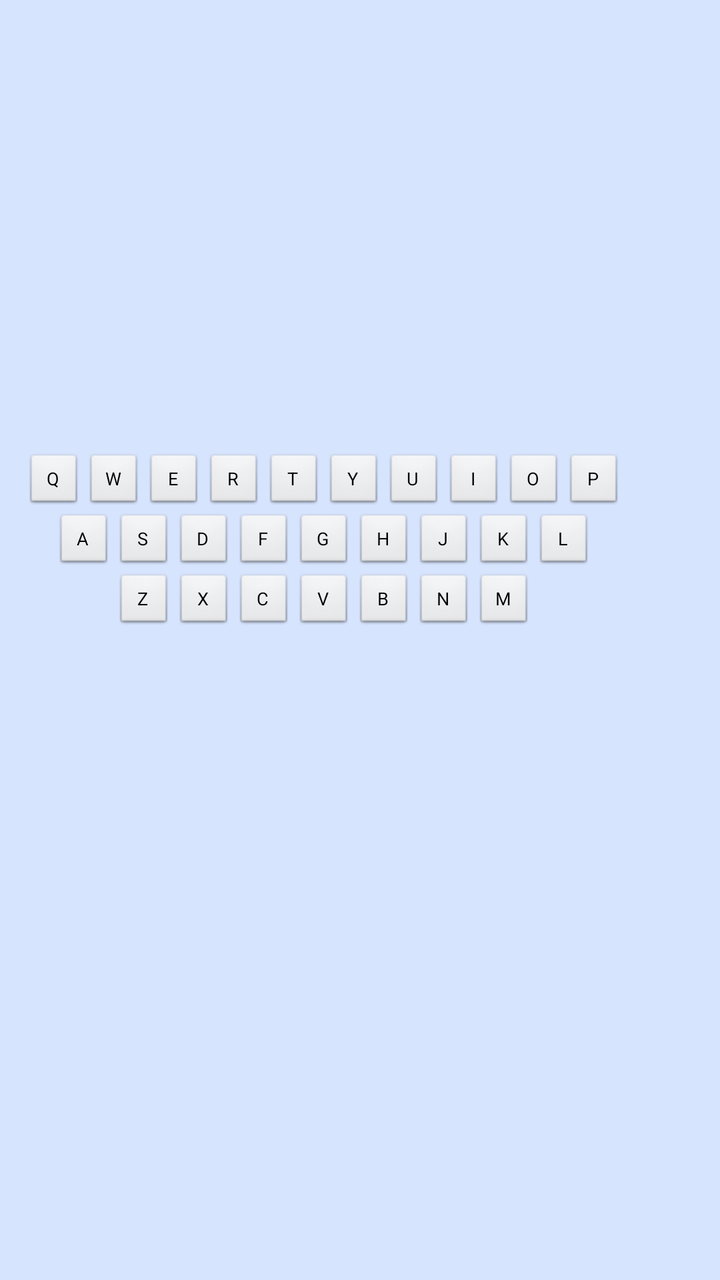
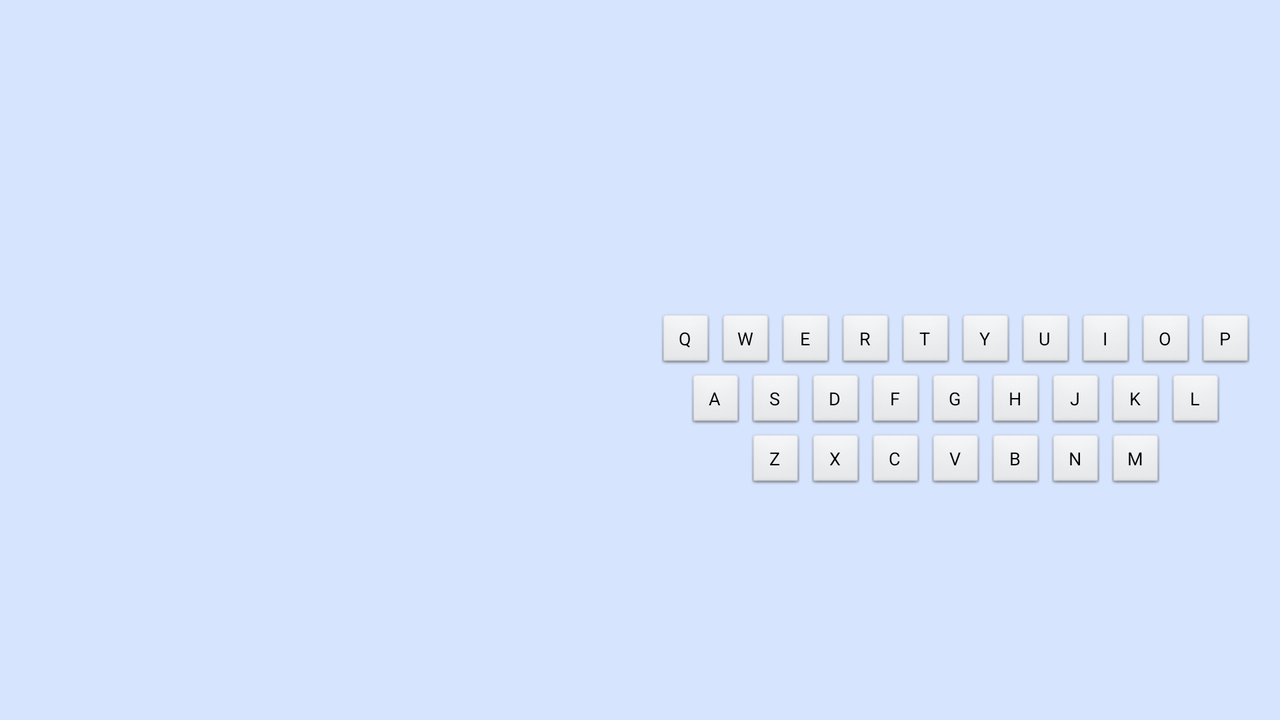

Two renders of one Android screen. The first uses the default layout on a phone; the second uses the alternative layout the repository ships for a different screen configuration, on a matching device. The two XML files are below.
<!-- AndroidManifest.xml: application theme AppTheme -->
<!-- res/layout/hangman_layout.xml -->
<?xml version="1.0" encoding="utf-8"?>
<RelativeLayout xmlns:android="http://schemas.android.com/apk/res/android"
    xmlns:tools="http://schemas.android.com/tools"
    android:layout_width="match_parent"
    android:layout_height="match_parent"
    android:paddingBottom="@dimen/activity_vertical_margin"
    android:paddingLeft="@dimen/activity_horizontal_margin"
    android:paddingRight="@dimen/activity_horizontal_margin"
    android:paddingTop="@dimen/activity_vertical_margin"
    tools:context=".Main_Falling"
    android:background="#D7E4FD" 
     >

    <TextView
        android:id="@+id/scripture_hangman"
        android:layout_width="match_parent"
        android:layout_height="90dp"
        android:layout_centerHorizontal="true"
        android:paddingTop="8dp"
        android:textIsSelectable="true"
        />
    
     <TextView
        android:id="@+id/word_hang_man"
        android:layout_width="wrap_content"
        android:layout_height="wrap_content"
        android:layout_alignLeft="@+id/keyboard_hangman"
        android:layout_below="@+id/scripture_hangman"
        android:layout_marginTop="20dp"
        android:paddingTop="10dp"
        android:textSize="30sp" />   
    
    <TableLayout
        android:id="@+id/keyboard_hangman"
        android:layout_width="wrap_content"
        android:layout_height="wrap_content"
        android:layout_below="@+id/word_hang_man"
        android:layout_marginTop="50dp" >

        <TableRow android:gravity="center_horizontal" >

            <Button
                android:id="@+id/q"
                android:layout_width="@dimen/letter_choice"
                android:layout_height="@dimen/letter_choice"
                android:text="Q"
                android:textSize="@dimen/letter_choice_size" />

            <Button
                android:id="@+id/w"
                android:layout_width="@dimen/letter_choice"
                android:layout_height="@dimen/letter_choice"
                android:text="W"
                android:textSize="@dimen/letter_choice_size" />

            <Button
                android:id="@+id/e"
                android:layout_width="@dimen/letter_choice"
                android:layout_height="@dimen/letter_choice"
                android:text="E"
                android:textSize="@dimen/letter_choice_size" />

            <Button
                android:id="@+id/r"
                android:layout_width="@dimen/letter_choice"
                android:layout_height="@dimen/letter_choice"
                android:text="R"
                android:textSize="@dimen/letter_choice_size" />

            <Button
                android:id="@+id/t"
                android:layout_width="@dimen/letter_choice"
                android:layout_height="@dimen/letter_choice"
                android:text="T"
                android:textSize="@dimen/letter_choice_size" />

            <Button
                android:id="@+id/y"
                android:layout_width="@dimen/letter_choice"
                android:layout_height="@dimen/letter_choice"
                android:text="Y"
                android:textSize="@dimen/letter_choice_size" />

            <Button
                android:id="@+id/u"
                android:layout_width="@dimen/letter_choice"
                android:layout_height="@dimen/letter_choice"
                android:text="U"
                android:textSize="@dimen/letter_choice_size" />

            <Button
                android:id="@+id/i"
                android:layout_width="@dimen/letter_choice"
                android:layout_height="@dimen/letter_choice"
                android:text="I"
                android:textSize="@dimen/letter_choice_size" />

            <Button
                android:id="@+id/o"
                android:layout_width="@dimen/letter_choice"
                android:layout_height="@dimen/letter_choice"
                android:text="O"
                android:textSize="@dimen/letter_choice_size" />

            <Button
                android:id="@+id/p"
                android:layout_width="@dimen/letter_choice"
                android:layout_height="@dimen/letter_choice"
                android:text="P"
                android:textSize="@dimen/letter_choice_size" />
        </TableRow>

        <TableRow android:gravity="center_horizontal" >

            <Button
                android:id="@+id/a"
                android:layout_width="@dimen/letter_choice"
                android:layout_height="@dimen/letter_choice"
                android:text="A"
                android:textSize="@dimen/letter_choice_size" />

            <Button
                android:id="@+id/s"
                android:layout_width="@dimen/letter_choice"
                android:layout_height="@dimen/letter_choice"
                android:text="S"
                android:textSize="@dimen/letter_choice_size" />

            <Button
                android:id="@+id/d"
                android:layout_width="@dimen/letter_choice"
                android:layout_height="@dimen/letter_choice"
                android:text="D"
                android:textSize="@dimen/letter_choice_size" />

            <Button
                android:id="@+id/f"
                android:layout_width="@dimen/letter_choice"
                android:layout_height="@dimen/letter_choice"
                android:text="F"
                android:textSize="@dimen/letter_choice_size" />

            <Button
                android:id="@+id/g"
                android:layout_width="@dimen/letter_choice"
                android:layout_height="@dimen/letter_choice"
                android:text="G"
                android:textSize="@dimen/letter_choice_size" />

            <Button
                android:id="@+id/h"
                android:layout_width="@dimen/letter_choice"
                android:layout_height="@dimen/letter_choice"
                android:text="H"
                android:textSize="@dimen/letter_choice_size" />

            <Button
                android:id="@+id/j"
                android:layout_width="@dimen/letter_choice"
                android:layout_height="@dimen/letter_choice"
                android:text="J"
                android:textSize="@dimen/letter_choice_size" />

            <Button
                android:id="@+id/k"
                android:layout_width="@dimen/letter_choice"
                android:layout_height="@dimen/letter_choice"
                android:text="K"
                android:textSize="@dimen/letter_choice_size" />

            <Button
                android:id="@+id/l"
                android:layout_width="@dimen/letter_choice"
                android:layout_height="@dimen/letter_choice"
                android:text="L"
                android:textSize="@dimen/letter_choice_size" />

            
        </TableRow>
        
        <TableRow android:gravity="center_horizontal" >

            <Button
                android:id="@+id/z"
                android:layout_width="@dimen/letter_choice"
                android:layout_height="@dimen/letter_choice"
                android:text="Z"
                android:textSize="@dimen/letter_choice_size" />

            <Button
                android:id="@+id/x"
                android:layout_width="@dimen/letter_choice"
                android:layout_height="@dimen/letter_choice"
                android:text="X"
                android:textSize="@dimen/letter_choice_size" />

            <Button
                android:id="@+id/c"
                android:layout_width="@dimen/letter_choice"
                android:layout_height="@dimen/letter_choice"
                android:text="C"
                android:textSize="@dimen/letter_choice_size" />

            <Button
                android:id="@+id/v"
                android:layout_width="@dimen/letter_choice"
                android:layout_height="@dimen/letter_choice"
                android:text="V"
                android:textSize="@dimen/letter_choice_size" />

            <Button
                android:id="@+id/b"
                android:layout_width="@dimen/letter_choice"
                android:layout_height="@dimen/letter_choice"
                android:text="B"
                android:textSize="@dimen/letter_choice_size" />

            <Button
                android:id="@+id/n"
                android:layout_width="@dimen/letter_choice"
                android:layout_height="@dimen/letter_choice"
                android:text="N"
                android:textSize="@dimen/letter_choice_size" />

            <Button
                android:id="@+id/m"
                android:layout_width="@dimen/letter_choice"
                android:layout_height="@dimen/letter_choice"
                android:text="M"
                android:textSize="@dimen/letter_choice_size" />

        </TableRow>
    </TableLayout>

    <TextView
        android:id="@+id/status"
        android:layout_width="wrap_content"
        android:layout_height="wrap_content"
        android:layout_below="@+id/countValue"
        android:layout_centerHorizontal="true"
        android:paddingTop="10dp"
        android:textSize="30sp" />


    
    <TextView
        android:id="@+id/countValue"
        android:layout_below="@+id/keyboard_hangman"
        android:layout_width="wrap_content"
        android:layout_height="wrap_content"
        android:layout_marginRight="3dp"
        android:layout_centerHorizontal="true"
        android:textSize="12sp" />
    <TextView
        android:id="@+id/countValue2"
        android:layout_below="@+id/keyboard_hangman"
        android:layout_toRightOf="@+id/countValue"
        android:layout_width="wrap_content"
        android:layout_height="wrap_content"
        android:layout_marginRight="22dp"
        android:layout_centerHorizontal="true"
        android:textSize="12sp" />    

    <ImageView
        android:id="@+id/hangmanView00"
        android:layout_width="100dp"
        android:layout_height="100dp"
        android:layout_alignRight="@+id/keyboard_hangman"
        android:layout_below="@+id/scripture_hangman" />
    
    <ImageView
        android:id="@+id/hangmanView01"
        android:layout_width="100dp"
        android:layout_height="100dp"
        android:layout_alignRight="@+id/keyboard_hangman"
        android:layout_below="@+id/scripture_hangman" />
    
    <ImageView
        android:id="@+id/hangmanView02"
        android:layout_width="100dp"
        android:layout_height="100dp"
        android:layout_alignRight="@+id/keyboard_hangman"
        android:layout_below="@+id/scripture_hangman" />
    
    <ImageView
        android:id="@+id/hangmanView03"
        android:layout_width="100dp"
        android:layout_height="100dp"
        android:layout_alignRight="@+id/keyboard_hangman"
        android:layout_below="@+id/scripture_hangman" />
    
    <ImageView
        android:id="@+id/hangmanView04"
        android:layout_width="100dp"
        android:layout_height="100dp"
        android:layout_alignRight="@+id/keyboard_hangman"
        android:layout_below="@+id/scripture_hangman" />
    
    <ImageView
        android:id="@+id/hangmanView05"
        android:layout_width="100dp"
        android:layout_height="100dp"
        android:layout_alignRight="@+id/keyboard_hangman"
        android:layout_below="@+id/scripture_hangman" />
    
    <ImageView
        android:id="@+id/hangmanView06"
        android:layout_width="100dp"
        android:layout_height="100dp"
        android:layout_alignRight="@+id/keyboard_hangman"
        android:layout_below="@+id/scripture_hangman" />
    
    <Button
        android:id="@+id/newGameButton"
        android:visibility="invisible"
        android:layout_width="wrap_content"
        android:layout_height="wrap_content"
        android:layout_alignParentBottom="true"
        android:layout_centerHorizontal="true"
        android:layout_marginBottom="33dp"
        android:text= "@string/newgame" />

</RelativeLayout>
<!-- resources referenced by this layout -->
<resources>
  <dimen name="activity_horizontal_margin">12dp</dimen>
  <dimen name="activity_vertical_margin">16dp</dimen>
  <dimen name="letter_choice">30dp</dimen>
  <dimen name="letter_choice_size">9sp</dimen>
  <string name="newgame">New Game</string>
  <style name="AppTheme" parent="AppBaseTheme">
          
      </style>
  <style name="AppBaseTheme" parent="android:Theme.Light">
          
      </style>
</resources>
<!-- res/layout-land/hangman_layout.xml (the repository's variant of the layout above) -->
<!-- drawn on the phone turned sideways -->
<?xml version="1.0" encoding="utf-8"?>
<RelativeLayout xmlns:android="http://schemas.android.com/apk/res/android"
    xmlns:tools="http://schemas.android.com/tools"
    android:layout_width="match_parent"
    android:layout_height="match_parent"
    android:paddingBottom="@dimen/activity_vertical_margin"
    android:paddingLeft="@dimen/activity_horizontal_margin"
    android:paddingRight="@dimen/activity_horizontal_margin"
    android:paddingTop="@dimen/activity_vertical_margin"
    tools:context=".Main_Falling"
    android:background="#D7E4FD" 
     >

    <TextView
        android:id="@+id/scripture_hangman"
        android:layout_width="match_parent"
        android:layout_height="70dp"
        android:layout_centerHorizontal="true"
        android:paddingTop="8dp"
        android:textIsSelectable="true"
        />
    
     <TextView
        android:id="@+id/word_hang_man"
        android:layout_width="wrap_content"
        android:layout_height="wrap_content"
		android:layout_centerInParent="true"
        android:layout_below="@+id/scripture_hangman"
        android:layout_marginTop="10dp"
        android:paddingTop="10dp"
        android:textSize="30sp" />   
    
    <TableLayout
        android:id="@+id/keyboard_hangman"
        android:layout_width="wrap_content"
        android:layout_height="wrap_content"
        android:layout_alignParentRight="true"
        android:layout_below="@+id/word_hang_man"
        android:layout_marginTop="10dp" >

        <TableRow android:gravity="center_horizontal" >

            <Button
                android:id="@+id/q"
                android:layout_width="@dimen/letter_choice"
                android:layout_height="@dimen/letter_choice"
                android:text="Q"
                android:textSize="@dimen/letter_choice_size" />

            <Button
                android:id="@+id/w"
                android:layout_width="@dimen/letter_choice"
                android:layout_height="@dimen/letter_choice"
                android:text="W"
                android:textSize="@dimen/letter_choice_size" />

            <Button
                android:id="@+id/e"
                android:layout_width="@dimen/letter_choice"
                android:layout_height="@dimen/letter_choice"
                android:text="E"
                android:textSize="@dimen/letter_choice_size" />

            <Button
                android:id="@+id/r"
                android:layout_width="@dimen/letter_choice"
                android:layout_height="@dimen/letter_choice"
                android:text="R"
                android:textSize="@dimen/letter_choice_size" />

            <Button
                android:id="@+id/t"
                android:layout_width="@dimen/letter_choice"
                android:layout_height="@dimen/letter_choice"
                android:text="T"
                android:textSize="@dimen/letter_choice_size" />

            <Button
                android:id="@+id/y"
                android:layout_width="@dimen/letter_choice"
                android:layout_height="@dimen/letter_choice"
                android:text="Y"
                android:textSize="@dimen/letter_choice_size" />

            <Button
                android:id="@+id/u"
                android:layout_width="@dimen/letter_choice"
                android:layout_height="@dimen/letter_choice"
                android:text="U"
                android:textSize="@dimen/letter_choice_size" />

            <Button
                android:id="@+id/i"
                android:layout_width="@dimen/letter_choice"
                android:layout_height="@dimen/letter_choice"
                android:text="I"
                android:textSize="@dimen/letter_choice_size" />

            <Button
                android:id="@+id/o"
                android:layout_width="@dimen/letter_choice"
                android:layout_height="@dimen/letter_choice"
                android:text="O"
                android:textSize="@dimen/letter_choice_size" />

            <Button
                android:id="@+id/p"
                android:layout_width="@dimen/letter_choice"
                android:layout_height="@dimen/letter_choice"
                android:text="P"
                android:textSize="@dimen/letter_choice_size" />
        </TableRow>

        <TableRow android:gravity="center_horizontal" >

            <Button
                android:id="@+id/a"
                android:layout_width="@dimen/letter_choice"
                android:layout_height="@dimen/letter_choice"
                android:text="A"
                android:textSize="@dimen/letter_choice_size" />

            <Button
                android:id="@+id/s"
                android:layout_width="@dimen/letter_choice"
                android:layout_height="@dimen/letter_choice"
                android:text="S"
                android:textSize="@dimen/letter_choice_size" />

            <Button
                android:id="@+id/d"
                android:layout_width="@dimen/letter_choice"
                android:layout_height="@dimen/letter_choice"
                android:text="D"
                android:textSize="@dimen/letter_choice_size" />

            <Button
                android:id="@+id/f"
                android:layout_width="@dimen/letter_choice"
                android:layout_height="@dimen/letter_choice"
                android:text="F"
                android:textSize="@dimen/letter_choice_size" />

            <Button
                android:id="@+id/g"
                android:layout_width="@dimen/letter_choice"
                android:layout_height="@dimen/letter_choice"
                android:text="G"
                android:textSize="@dimen/letter_choice_size" />

            <Button
                android:id="@+id/h"
                android:layout_width="@dimen/letter_choice"
                android:layout_height="@dimen/letter_choice"
                android:text="H"
                android:textSize="@dimen/letter_choice_size" />

            <Button
                android:id="@+id/j"
                android:layout_width="@dimen/letter_choice"
                android:layout_height="@dimen/letter_choice"
                android:text="J"
                android:textSize="@dimen/letter_choice_size" />

            <Button
                android:id="@+id/k"
                android:layout_width="@dimen/letter_choice"
                android:layout_height="@dimen/letter_choice"
                android:text="K"
                android:textSize="@dimen/letter_choice_size" />

            <Button
                android:id="@+id/l"
                android:layout_width="@dimen/letter_choice"
                android:layout_height="@dimen/letter_choice"
                android:text="L"
                android:textSize="@dimen/letter_choice_size" />

            
        </TableRow>
        
        <TableRow android:gravity="center_horizontal" >

            <Button
                android:id="@+id/z"
                android:layout_width="@dimen/letter_choice"
                android:layout_height="@dimen/letter_choice"
                android:text="Z"
                android:textSize="@dimen/letter_choice_size" />

            <Button
                android:id="@+id/x"
                android:layout_width="@dimen/letter_choice"
                android:layout_height="@dimen/letter_choice"
                android:text="X"
                android:textSize="@dimen/letter_choice_size" />

            <Button
                android:id="@+id/c"
                android:layout_width="@dimen/letter_choice"
                android:layout_height="@dimen/letter_choice"
                android:text="C"
                android:textSize="@dimen/letter_choice_size" />

            <Button
                android:id="@+id/v"
                android:layout_width="@dimen/letter_choice"
                android:layout_height="@dimen/letter_choice"
                android:text="V"
                android:textSize="@dimen/letter_choice_size" />

            <Button
                android:id="@+id/b"
                android:layout_width="@dimen/letter_choice"
                android:layout_height="@dimen/letter_choice"
                android:text="B"
                android:textSize="@dimen/letter_choice_size" />

            <Button
                android:id="@+id/n"
                android:layout_width="@dimen/letter_choice"
                android:layout_height="@dimen/letter_choice"
                android:text="N"
                android:textSize="@dimen/letter_choice_size" />

            <Button
                android:id="@+id/m"
                android:layout_width="@dimen/letter_choice"
                android:layout_height="@dimen/letter_choice"
                android:text="M"
                android:textSize="@dimen/letter_choice_size" />

        </TableRow>
    </TableLayout>

    <TextView
        android:id="@+id/status"
        android:layout_width="wrap_content"
        android:layout_height="wrap_content"
		android:layout_toLeftOf="@id/keyboard_hangman"
		android:layout_alignParentLeft="true"
		android:layout_alignParentBottom="true"
        android:layout_marginLeft="10dp"
        android:textSize="30sp" />


    
    <TextView
        android:id="@+id/countValue"

        android:layout_width="wrap_content"
        android:layout_height="wrap_content"
        android:layout_marginRight="3dp"
        android:layout_marginLeft="20dp"
        android:layout_marginBottom="20dp"
        android:layout_alignParentLeft="true"
		android:layout_above="@id/status"
        android:textSize="12sp" />
    <TextView
        android:id="@+id/countValue2"

        android:layout_toRightOf="@+id/countValue"
        android:layout_above="@id/status"
        android:layout_width="wrap_content"
        android:layout_height="wrap_content"
        android:layout_marginRight="22dp"
        android:layout_marginBottom="20dp"
        android:textSize="12sp" />    

    <ImageView
        android:id="@+id/hangmanView00"
        android:layout_width="100dp"
        android:layout_height="100dp"
        android:layout_marginLeft="10dp"
		android:layout_alignParentLeft="true"
        android:layout_below="@+id/scripture_hangman" />
    
    <ImageView
        android:id="@+id/hangmanView01"
        android:layout_width="100dp"
        android:layout_height="100dp"
        android:layout_marginLeft="10dp"
		android:layout_alignParentLeft="true"
        android:layout_below="@+id/scripture_hangman" />
    
    <ImageView
        android:id="@+id/hangmanView02"
        android:layout_width="100dp"
        android:layout_height="100dp"
        android:layout_marginLeft="10dp"        
		android:layout_alignParentLeft="true"
        android:layout_below="@+id/scripture_hangman" />
    
    <ImageView
        android:id="@+id/hangmanView03"
        android:layout_width="100dp"
        android:layout_height="100dp"
        android:layout_marginLeft="10dp"        
		android:layout_alignParentLeft="true"
        android:layout_below="@+id/scripture_hangman" />
    
    <ImageView
        android:id="@+id/hangmanView04"
        android:layout_width="100dp"
        android:layout_height="100dp"
        android:layout_marginLeft="10dp"       
		android:layout_alignParentLeft="true"
        android:layout_below="@+id/scripture_hangman" />
    
    <ImageView
        android:id="@+id/hangmanView05"
        android:layout_width="100dp"
        android:layout_height="100dp"
        android:layout_marginLeft="10dp"        
		android:layout_alignParentLeft="true"
        android:layout_below="@+id/scripture_hangman" />
    
    <ImageView
        android:id="@+id/hangmanView06"
        android:layout_width="100dp"
        android:layout_height="100dp"
        android:layout_marginLeft="10dp"        
		android:layout_alignParentLeft="true"
        android:layout_below="@+id/scripture_hangman" />
    
    <Button
        android:id="@+id/newGameButton"
        android:visibility="invisible"
        android:layout_width="wrap_content"
        android:layout_height="wrap_content"
        android:layout_alignParentBottom="true"
        android:layout_centerHorizontal="true"
        android:text= "@string/newgame" />    

</RelativeLayout>
